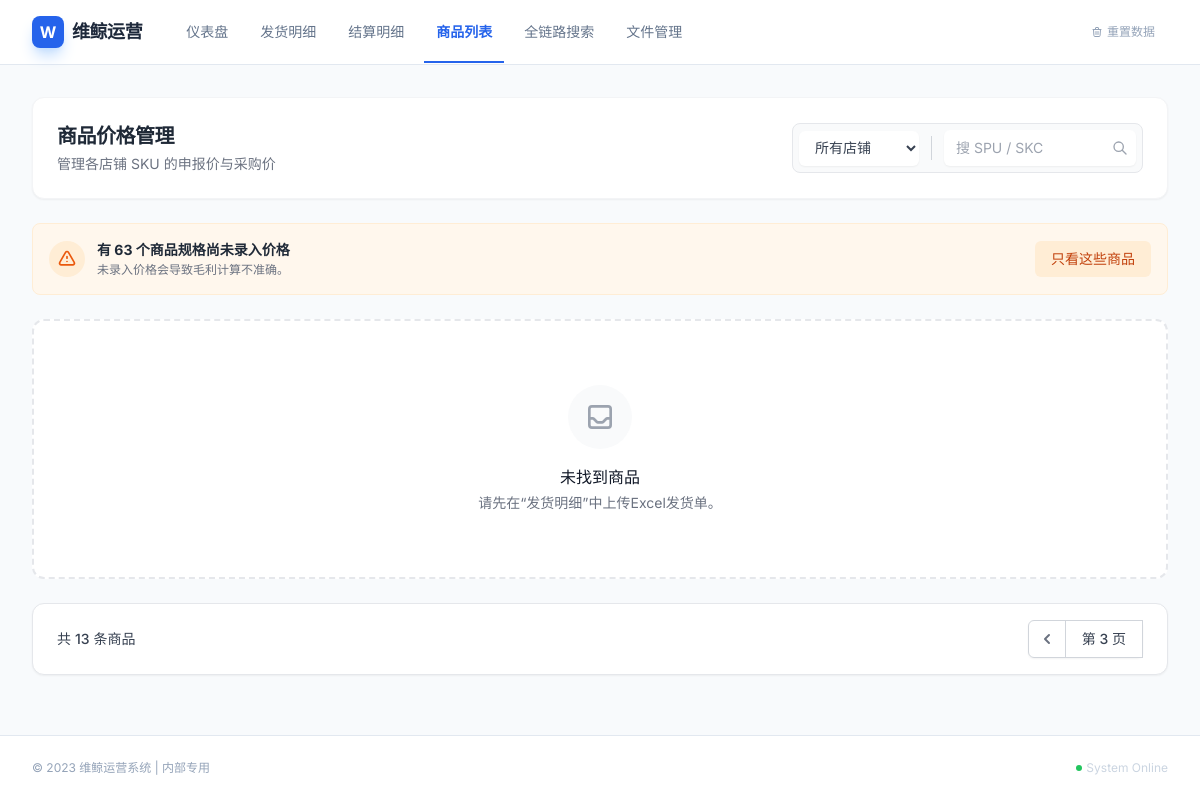
Before: /product?page=3&shop_name=所有店铺&q=&filter_missing=False with the older database file.
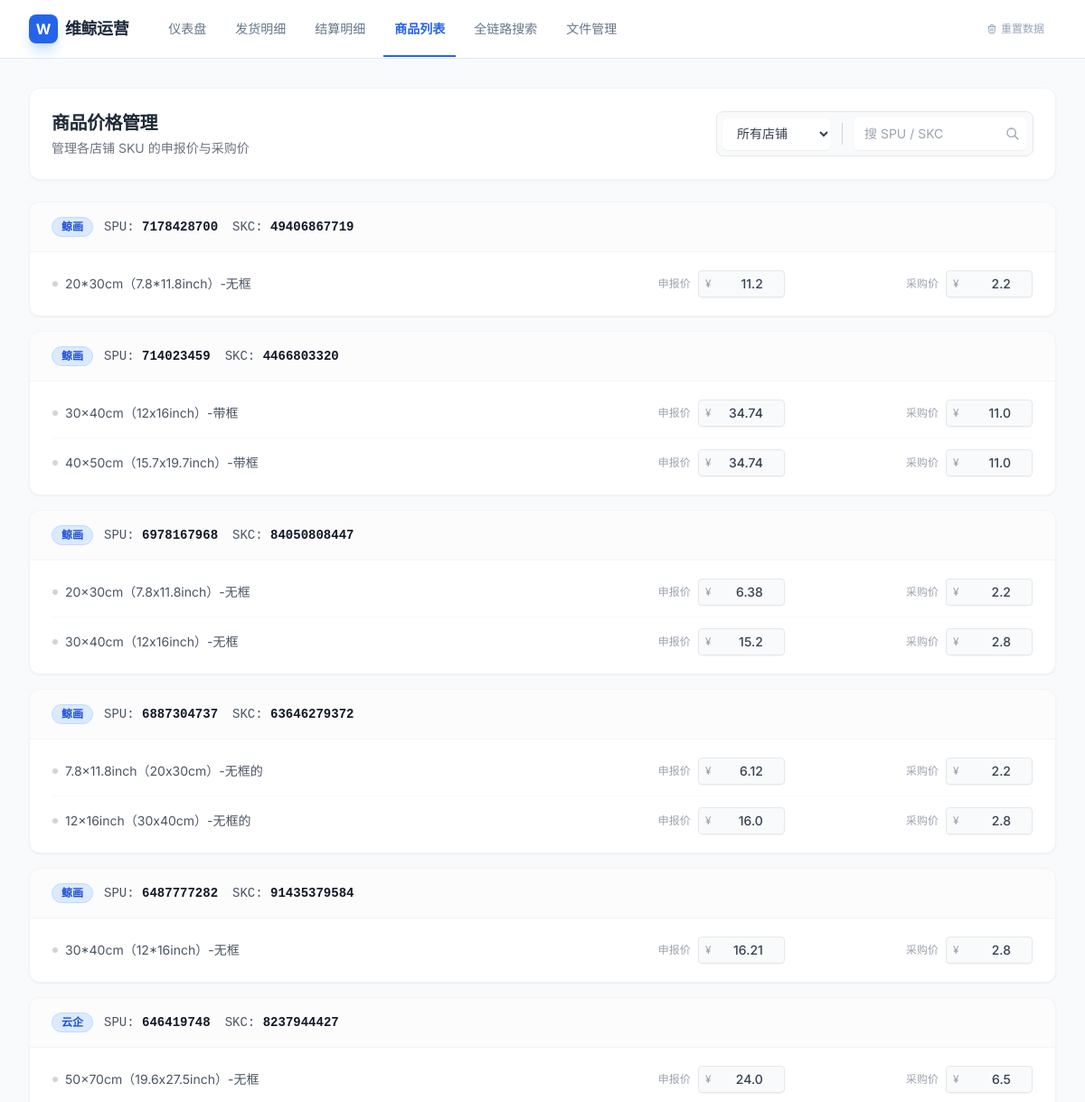
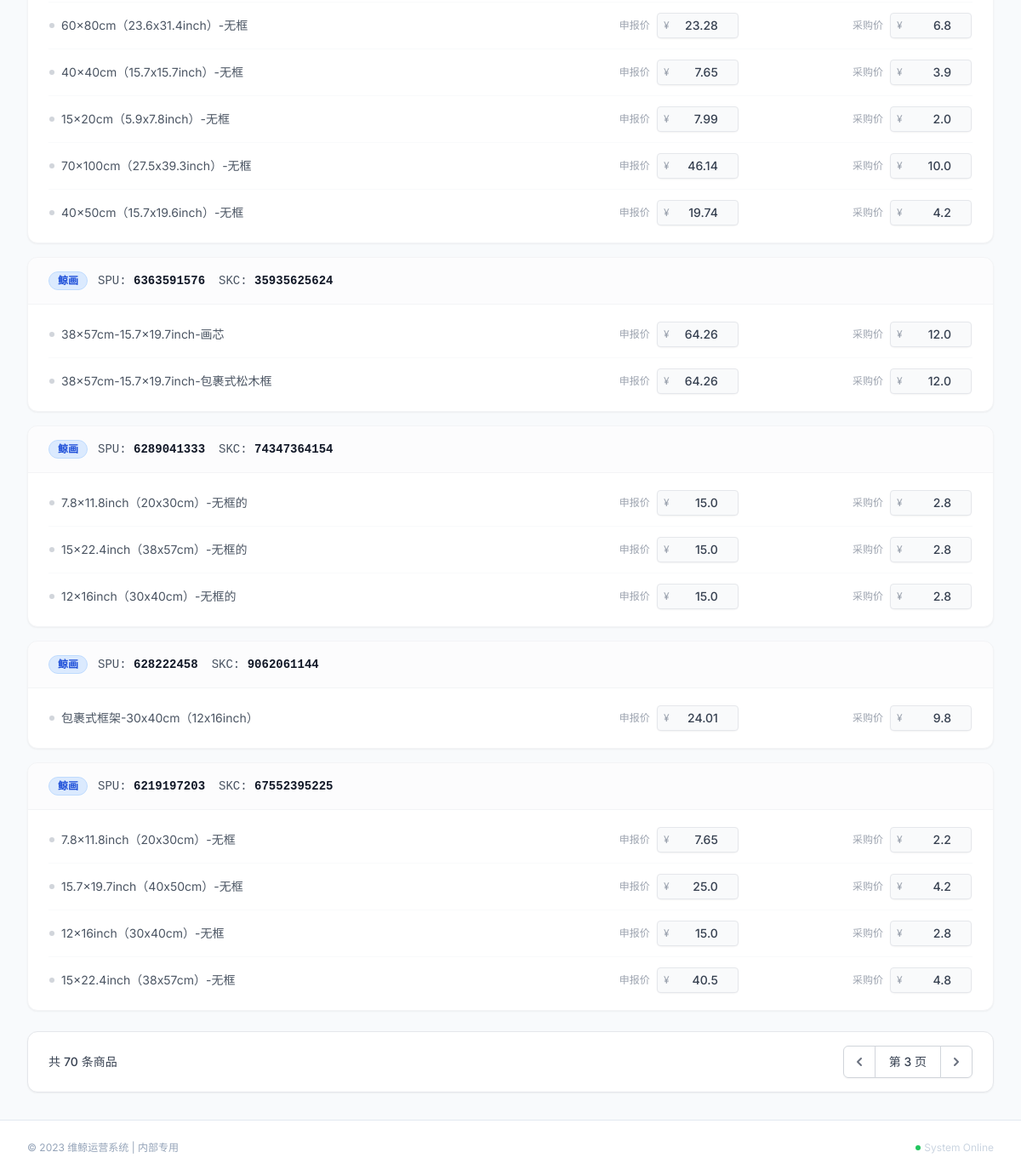
After: the same page with the newer database file (2 pictures, top to bottom).
### app.py (models this page shows)
class Product(db.Model):
    __tablename__ = 'products'
    id = db.Column(db.Integer, primary_key=True)
    shop_name = db.Column(db.String(50))
    spu_id = db.Column(db.String(100))
    skc_id = db.Column(db.String(100))
    name = db.Column(db.String(200))
    specs = db.Column(db.String(200))
    declared_price = db.Column(db.Float, default=0.0)
    cost_price = db.Column(db.Float, default=0.0)

### app.py (the view, shortened to what this page needs)
@app.route('/product')
def product():
    page = request.args.get('page', 1, type=int)
    shop_filter = request.args.get('shop_name', '所有店铺')
    search_keyword = request.args.get('q', '').strip()
    filter_missing = request.args.get('filter_missing', 'false') == 'true'
    query = Product.query
    if shop_filter != '所有店铺':
        query = query.filter_by(shop_name=shop_filter)
    missing_query = query.filter(or_(Product.declared_price == 0, Product.cost_price == 0))
    missing_count = missing_query.count()
    if filter_missing:
        query = query.filter(or_(Product.declared_price == 0, Product.cost_price == 0))
    all_products = query.order_by(Product.spu_id.desc(), Product.id.desc()).all()
    grouped_products = []
    for spu_id, items in groupby(all_products, key=lambda x: x.spu_id):
        items_list = list(items)
        if not items_list: continue
        first_item = items_list[0]
        group_data = {'shop_name': first_item.shop_name, 'spu_id': spu_id, 'skc_id': first_item.skc_id, 'name': first_item.name, 'variants': items_list, 'count': len(items_list)}
        grouped_products.append(group_data)
    per_page = 10
    start = (page - 1) * per_page
    current_page_data = grouped_products[start:start+per_page]
    class Pagination:
        def __init__(self, page, per_page, total):
            self.page, self.per_page, self.total, self.pages = page, per_page, total, (total + per_page - 1) // per_page
            self.has_prev, self.has_next, self.prev_num, self.next_num = page > 1, page < self.pages, page - 1, page + 1
    pagination = Pagination(page, per_page, len(grouped_products))
    return render_template('product.html', title="商品列表", groups=current_page_data, pagination=pagination, current_shop=shop_filter, search_keyword=search_keyword, missing_count=missing_count, filter_missing=filter_missing)

### templates/product.html (shortened to what the changed rows need)
{% extends "base.html" %}
{% block content %}
<div class="space-y-6">
    <div class="bg-white p-6 rounded-xl shadow-sm border border-gray-100 flex flex-col md:flex-row items-center justify-between gap-4">
        <div>
            <h2 class="text-xl font-bold text-gray-800 tracking-tight">商品价格管理</h2>
        </div>
    </div>
    {% if missing_count > 0 %}
    <div class="bg-orange-50 border border-orange-100 rounded-lg p-4 flex items-center justify-between">
        <div class="flex items-center gap-3">
            <div class="p-2 bg-orange-100 rounded-full text-orange-600"><svg class="w-5 h-5" fill="none" stroke="currentColor" viewBox="0 0 24 24"><path stroke-linecap="round" stroke-linejoin="round" stroke-width="2" d="M12 9v2m0 4h.01m-6.938 4h13.856c1.54 0 2.502-1.667 1.732-3L13.732 4c-.77-1.333-2.694-1.333-3.464 0L3.34 16c-.77 1.333.192 3 1.732 3z"></path></svg></div>
            <div><h3 class="text-sm font-bold text-gray-800">有 {{ missing_count }} 个商品规格尚未录入价格</h3><p class="text-xs text-gray-500 mt-0.5">未录入价格会导致毛利计算不准确。</p></div>
        </div>
        {% if not filter_missing %}<a href="{{ url_for('product', shop_name=current_shop, filter_missing='true') }}" class="bg-orange-100 text-orange-700 px-4 py-2 rounded-md text-sm font-medium hover:bg-orange-200 transition-colors">只看这些商品</a>
        {% else %}<span class="text-xs text-orange-400 font-medium">正在筛选中...</span>{% endif %}
    </div>
    {% endif %}
    <div class="space-y-4">
        {% for group in groups %}
        <div class="bg-white rounded-xl shadow-sm border border-gray-100 overflow-hidden hover:shadow-md transition-shadow duration-200 product-card" id="spu-{{ group.spu_id|string|replace('.0', '') }}">
            <div class="px-6 py-4 bg-gray-50/50 border-b border-gray-100 flex flex-col md:flex-row md:items-center justify-between gap-2">
                <div class="flex items-center gap-3 overflow-hidden">
                    <span class="flex-shrink-0 px-2.5 py-0.5 rounded-full text-xs font-bold bg-blue-100 text-blue-700 border border-blue-200">{{ group.shop_name }}</span>
                    <div class="flex-shrink-0 flex items-center gap-4 text-sm text-gray-600 font-mono">
                         <span title="SPU ID">SPU: <span class="font-bold text-gray-900">{{ group.spu_id|string|replace('.0', '') }}</span></span>
                         <span title="SKC ID">SKC: <span class="font-bold text-gray-900">{{ group.skc_id|string|replace('.0', '') }}</span></span>
                    </div>
                </div>
            </div>
            <div class="px-6 py-2">
                <table class="min-w-full">
                    <tbody class="divide-y divide-gray-50">
                        {% for item in group.variants %}
                        <tr class="group hover:bg-gray-50/80 transition-colors variant-row" data-id="{{ item.id }}">
                            <td class="py-3 pr-4 text-sm text-gray-600 w-1/2">
                                <div class="flex items-center gap-2">
                                    <span class="w-1.5 h-1.5 rounded-full {{ 'bg-red-400 animate-pulse' if item.declared_price == 0 or item.cost_price == 0 else 'bg-gray-300' }} status-dot"></span>
                                    <span>{{ item.specs }}</span>
                                </div>
                            </td>
                            <td class="py-3 px-4">
                                <div class="flex items-center gap-2 justify-end">
                                    <span class="text-xs text-gray-400">申报价</span>
                                    <div class="relative rounded-md shadow-sm"><div class="absolute inset-y-0 left-0 pl-2 flex items-center pointer-events-none"><span class="text-gray-400 text-xs">¥</span></div><input type="number" step="0.01" value="{{ item.declared_price }}" onchange="updatePrice('{{ item.id }}', 'declared_price', this.value, this)" data-field="declared" class="w-24 text-sm pl-6 pr-2 py-1 bg-gray-50 border {{ 'border-red-300 bg-red-50' if item.declared_price == 0 else 'border-gray-200' }} rounded focus:bg-white focus:ring-2 focus:ring-blue-500 focus:border-blue-500 transition-all text-right font-medium text-gray-700"></div>
                                </div>
                            </td>
                            <td class="py-3 pl-4">
                                <div class="flex items-center gap-2 justify-end">
                                    <span class="text-xs text-gray-400">采购价</span>
                                    <div class="relative rounded-md shadow-sm"><div class="absolute inset-y-0 left-0 pl-2 flex items-center pointer-events-none"><span class="text-gray-400 text-xs">¥</span></div><input type="number" step="0.01" value="{{ item.cost_price }}" onchange="updatePrice('{{ item.id }}', 'cost_price', this.value, this)" data-field="cost" class="w-24 text-sm pl-6 pr-2 py-1 bg-gray-50 border {{ 'border-red-300 bg-red-50' if item.cost_price == 0 else 'border-gray-200' }} rounded focus:bg-white focus:ring-2 focus:ring-blue-500 focus:border-blue-500 transition-all text-right font-medium text-gray-700"></div>
                                </div>
                            </td>
                        </tr>
                        {% endfor %}
                    </tbody>
                </table>
            </div>
        </div>
        {% else %}
            {% if not filter_missing %}
            <div class="flex flex-col items-center justify-center py-16 bg-white rounded-xl border-2 border-dashed border-gray-200"><div class="p-4 bg-gray-50 rounded-full mb-4"></div><h3 class="text-base font-medium text-gray-900">未找到商品</h3>{% if search_keyword %}<p class="mt-1 text-sm text-gray-500">搜索 "<span class="font-bold">{{ search_keyword }}</span>" 无结果。</p>{% else %}<p class="mt-1 text-sm text-gray-500">请先在“发货明细”中上传Excel发货单。</p>{% endif %}</div>
            {% endif %}
        {% endfor %}
    </div>
    {% if pagination.pages > 1 %}
    <div class="flex items-center justify-between bg-white px-6 py-4 border border-gray-200 rounded-xl shadow-sm">
        <div class="hidden sm:flex-1 sm:flex sm:items-center sm:justify-between">
            <div><p class="text-sm text-gray-700">共 <span class="font-medium">{{ pagination.total }}</span> 条商品</p></div>
            <div><nav class="relative z-0 inline-flex rounded-md shadow-sm -space-x-px" aria-label="Pagination">
                {% if pagination.has_prev %}<a href="{{ url_for('product', page=pagination.prev_num, shop_name=current_shop, q=search_keyword, filter_missing=filter_missing) }}" class="relative inline-flex items-center px-2 py-2 rounded-l-md border border-gray-300 bg-white text-sm font-medium text-gray-500 hover:bg-gray-50"><span class="sr-only">上一页</span><svg class="h-5 w-5" xmlns="http://www.w3.org/2000/svg" viewBox="0 0 20 20" fill="currentColor" aria-hidden="true"><path fill-rule="evenodd" d="M12.707 5.293a1 1 0 010 1.414L9.414 10l3.293 3.293a1 1 0 01-1.414 1.414l-4-4a1 1 0 010-1.414l4-4a1 1 0 011.414 0z" clip-rule="evenodd" /></svg></a>{% endif %}
                <span class="relative inline-flex items-center px-4 py-2 border border-gray-300 bg-white text-sm font-medium text-gray-700">第 {{ pagination.page }} 页</span>
                {% if pagination.has_next %}<a href="{{ url_for('product', page=pagination.next_num, shop_name=current_shop, q=search_keyword, filter_missing=filter_missing) }}" class="relative inline-flex items-center px-2 py-2 rounded-r-md border border-gray-300 bg-white text-sm font-medium text-gray-500 hover:bg-gray-50"><span class="sr-only">下一页</span><svg class="h-5 w-5" xmlns="http://www.w3.org/2000/svg" viewBox="0 0 20 20" fill="currentColor" aria-hidden="true"><path fill-rule="evenodd" d="M7.293 14.707a1 1 0 010-1.414L10.586 10 7.293 6.707a1 1 0 011.414-1.414l4 4a1 1 0 010 1.414l-4 4a1 1 0 01-1.414 0z" clip-rule="evenodd" /></svg></a>{% endif %}
            </nav></div>
        </div>
    </div>
    {% endif %}
</div>
{% endblock %}

Changed rows visible on the page:
added Product: shop_name "鲸画", spu_id "7178428700", skc_id "49406867719", specs "20*30cm（7.8*11.8inch）-无框", declared_price "11.2", cost_price "2.2"
added Product: shop_name "鲸画", spu_id "714023459", skc_id "4466803320", specs "30x40cm（12x16inch）-带框", declared_price "34.74", cost_price "11.0"
added Product: specs "40x50cm（15.7x19.7inch）-带框", declared_price "34.74", cost_price "11.0", shown under "鲸画"
added Product: shop_name "鲸画", spu_id "6978167968", skc_id "84050808447", specs "20x30cm（7.8x11.8inch）-无框", declared_price "6.38", cost_price "2.2"
added Product: specs "30x40cm（12x16inch）-无框", declared_price "15.2", cost_price "2.8", shown under "鲸画"
added Product: shop_name "鲸画", spu_id "6887304737", skc_id "63646279372", specs "7.8x11.8inch（20x30cm）-无框的", declared_price "6.12", cost_price "2.2"
added Product: specs "12x16inch（30x40cm）-无框的", declared_price "16.0", cost_price "2.8", shown under "鲸画"
added Product: shop_name "鲸画", spu_id "6487777282", skc_id "91435379584", specs "30*40cm（12*16inch）-无框", declared_price "16.21", cost_price "2.8"
now on this page (row edited): Product: shop_name "云企", spu_id "646419748", skc_id "8237944427", specs "50x70cm（19.6x27.5inch）-无框", declared_price "24.0", cost_price "6.5"
now on this page (row edited): Product: specs "60x80cm（23.6x31.4inch）-无框", declared_price "23.28", cost_price "6.8", shown under "云企"
now on this page (row edited): Product: specs "40x40cm（15.7x15.7inch）-无框", declared_price "7.65", cost_price "3.9", shown under "云企"
now on this page (row edited): Product: specs "15x20cm（5.9x7.8inch）-无框", declared_price "7.99", cost_price "2.0", shown under "云企"
now on this page (row edited): Product: specs "70x100cm（27.5x39.3inch）-无框", declared_price "46.14", cost_price "10.0", shown under "云企"
now on this page (row edited): Product: specs "40x50cm（15.7x19.6inch）-无框", declared_price "19.74", cost_price "4.2", shown under "云企"
added Product: shop_name "鲸画", spu_id "6363591576", skc_id "35935625624", specs "38x57cm-15.7x19.7inch-画芯", declared_price "64.26", cost_price "12.0"
added Product: specs "38x57cm-15.7x19.7inch-包裹式松木框", declared_price "64.26", cost_price "12.0", shown under "鲸画"
added Product: shop_name "鲸画", spu_id "6289041333", skc_id "74347364154", specs "7.8x11.8inch（20x30cm）-无框的", declared_price "15.0", cost_price "2.8"
added Product: specs "15x22.4inch（38x57cm）-无框的", declared_price "15.0", cost_price "2.8", shown under "鲸画"
added Product: specs "12x16inch（30x40cm）-无框的", declared_price "15.0", cost_price "2.8", shown under "鲸画"
added Product: shop_name "鲸画", spu_id "628222458", skc_id "9062061144", specs "包裹式框架-30x40cm（12x16inch）", declared_price "24.01", cost_price "9.8"
added Product: shop_name "鲸画", spu_id "6219197203", skc_id "67552395225", specs "7.8x11.8inch（20x30cm）-无框", declared_price "7.65", cost_price "2.2"
added Product: specs "15.7x19.7inch（40x50cm）-无框", declared_price "25.0", cost_price "4.2", shown under "鲸画"
added Product: specs "12x16inch（30x40cm）-无框", declared_price "15.0", cost_price "2.8", shown under "鲸画"
added Product: specs "15x22.4inch（38x57cm）-无框", declared_price "40.5", cost_price "4.8", shown under "鲸画"
Other visible differences:
{{ pagination.total }}: "13" → "70"
{{ missing_count }}: "63" → (not shown)
text no longer shown: "有 个商品规格尚未录入价格 未录入价格会导致毛利计算不准确。 只看这些商品 未找到商品 请先在“发货明细”中上传Excel发货单。"
